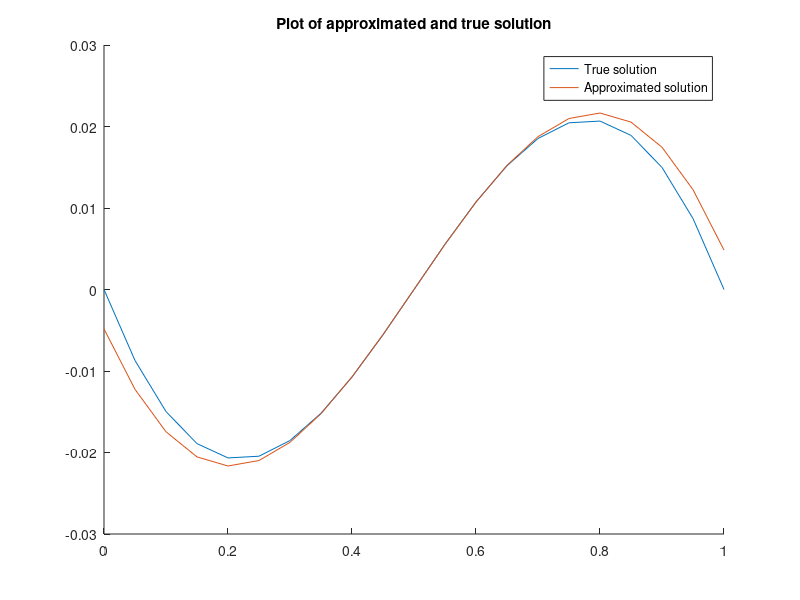

Source code (MATLAB):

% solve the periodic boundary value problem 
%       u'' - u = f(t) on [0,1] 
% with Dirichlet conditions u(0) = u(1), u'(0) = u'(1).  
% Modified from http://www.amath.washington.edu/~rjl/fdmbook/chapter3

f = @(t) cos(pi * t);
% True solution to Poisson problem
truefn = @(t) (exp(1-t) - exp(t) -(-1+e)*f(t)) / ((e-1)*(1 + pi*pi));

% number of interior points 
N = 20; 
h = 1/(N + 1);
a = -2 - h*h;

% grid points x including boundaries
x = linspace(0, 1, N+1);
X = x';
rhs = f(X);
              
% form matrix A:
A = sparse(N+1, N+1);
% Assign diagonals
A(1:N+2:end) = a;
A(2:N+2:end) = 1;
A(N+2:N+2:end) = 1;
% Assign firs/last 1 of last/first row resp.
A(1 + (N+1)*N) = A(N+1) = 1;
A *= 1/(h*h);

% Approximated solution
uapprox = A\rhs;

% True solution for test problem
utrue = truefn(X);

err = max(max(abs(uapprox - utrue)));
fprintf('Error relative to true solution of PDE = %10.3e \n', err);


% plot results:
figure( 1, "visible", "off" );
clf;
hold on;

% plot true and aproximated solution:
plot(X, utrue, X, uapprox);
title('Plot of approximated and true solution');
legend("True solution", "Approximated solution");
print -dpng ejercicio1.png;
ans = "ejercicio1.png";
